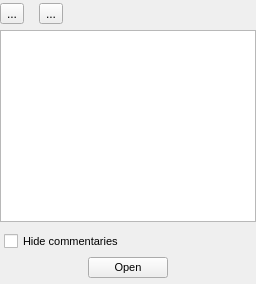
         <widget class="QWidget" name="booksTab">
          <attribute name="icon">
           <iconset resource="Orayta.qrc">
            <normaloff>:/Icons/bookcase.png</normaloff>:/Icons/bookcase.png</iconset>
          </attribute>
          <attribute name="title">
           <string>Books</string>
          </attribute>
          <layout class="QHBoxLayout" name="horizontalLayout_4">
           <property name="leftMargin">
            <number>0</number>
           </property>
           <property name="topMargin">
            <number>3</number>
           </property>
           <property name="rightMargin">
            <number>0</number>
           </property>
           <property name="bottomMargin">
            <number>0</number>
           </property>
           <item>
            <layout class="QVBoxLayout" name="verticalLayout" stretch="0,0,0">
             <property name="rightMargin">
              <number>0</number>
             </property>
             <item>
              <layout class="QHBoxLayout" name="horizontalLayout_2">
               <property name="spacing">
                <number>15</number>
               </property>
               <item>
                <widget class="QToolButton" name="addAllToSearchButton">
                 <property name="toolTip">
                  <string>Add all books to search</string>
                 </property>
                 <property name="text">
                  <string>...</string>
                 </property>
                 <property name="icon">
                  <iconset resource="Orayta.qrc">
                   <normaloff>:/Icons/doublegreenv.png</normaloff>:/Icons/doublegreenv.png</iconset>
                 </property>
                </widget>
               </item>
               <item>
                <widget class="QToolButton" name="removeAllFromSearchButton">
                 <property name="toolTip">
                  <string>Remove all books from search</string>
                 </property>
                 <property name="text">
                  <string>...</string>
                 </property>
                 <property name="icon">
                  <iconset resource="Orayta.qrc">
                   <normaloff>:/Icons/doublegreyv.png</normaloff>:/Icons/doublegreyv.png</iconset>
                 </property>
                </widget>
               </item>
               <item>
                <spacer name="horizontalSpacer_4">
                 <property name="orientation">
                  <enum>Qt::Horizontal</enum>
                 </property>
                 <property name="sizeHint" stdset="0">
                  <size>
                   <width>40</width>
                   <height>20</height>
                  </size>
                 </property>
                </spacer>
               </item>
              </layout>
             </item>
             <item>
              <widget class="BookTree" name="treeWidget">
               <property name="sizePolicy">
                <sizepolicy hsizetype="Expanding" vsizetype="Expanding">
                 <horstretch>0</horstretch>
                 <verstretch>0</verstretch>
                </sizepolicy>
               </property>
               <property name="contextMenuPolicy">
                <enum>Qt::CustomContextMenu</enum>
               </property>
               <property name="layoutDirection">
                <enum>Qt::LeftToRight</enum>
               </property>
               <property name="autoFillBackground">
                <bool>false</bool>
               </property>
               <property name="frameShape">
                <enum>QFrame::StyledPanel</enum>
               </property>
               <property name="frameShadow">
                <enum>QFrame::Plain</enum>
               </property>
               <property name="horizontalScrollBarPolicy">
                <enum>Qt::ScrollBarAsNeeded</enum>
               </property>
               <property name="alternatingRowColors">
                <bool>false</bool>
               </property>
               <property name="rootIsDecorated">
                <bool>true</bool>
               </property>
               <property name="allColumnsShowFocus">
                <bool>false</bool>
               </property>
               <property name="columnCount">
                <number>1</number>
               </property>
               <attribute name="headerVisible">
                <bool>false</bool>
               </attribute>
               <attribute name="headerStretchLastSection">
                <bool>false</bool>
               </attribute>
               <column>
                <property name="text">
                 <string notr="true">1</string>
                </property>
               </column>
              </widget>
             </item>
             <item>
              <widget class="QFrame" name="mixedGroup">
               <property name="font">
                <font>
                 <pointsize>8</pointsize>
                </font>
               </property>
               <property name="layoutDirection">
                <enum>Qt::LeftToRight</enum>
               </property>
               <property name="frameShape">
                <enum>QFrame::NoFrame</enum>
               </property>
               <property name="frameShadow">
                <enum>QFrame::Plain</enum>
               </property>
               <layout class="QVBoxLayout" name="verticalLayout_8">
                <property name="leftMargin">
                 <number>4</number>
                </property>
                <property name="topMargin">
                 <number>4</number>
                </property>
                <property name="rightMargin">
                 <number>4</number>
                </property>
                <property name="bottomMargin">
                 <number>6</number>
                </property>
                <item>
                 <widget class="QCheckBox" name="showaloneCBX">
                  <property name="text">
                   <string>Hide commentaries</string>
                  </property>
                 </widget>
                </item>
                <item>
                 <layout class="QHBoxLayout" name="horizontalLayout_8">
                  <item>
                   <spacer name="horizontalSpacer_9">
                    <property name="orientation">
                     <enum>Qt::Horizontal</enum>
                    </property>
                    <property name="sizeHint" stdset="0">
                     <size>
                      <width>40</width>
                      <height>20</height>
                     </size>
                    </property>
                   </spacer>
                  </item>
                  <item>
                   <widget class="QPushButton" name="openMixed">
                    <property name="text">
                     <string>Open</string>
                    </property>
                   </widget>
                  </item>
                  <item>
                   <spacer name="horizontalSpacer_8">
                    <property name="orientation">
                     <enum>Qt::Horizontal</enum>
                    </property>
                    <property name="sizeHint" stdset="0">
                     <size>
                      <width>40</width>
                      <height>20</height>
                     </size>
                    </property>
                   </spacer>
                  </item>
                 </layout>
                </item>
               </layout>
              </widget>
             </item>
            </layout>
           </item>
          </layout>
         </widget>
